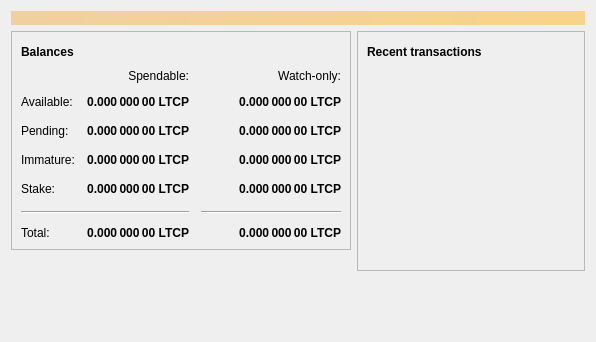
<?xml version="1.0" encoding="UTF-8"?>
<ui version="4.0">
 <class>OverviewPage</class>
 <widget class="QWidget" name="OverviewPage">
  <property name="geometry">
   <rect>
    <x>0</x>
    <y>0</y>
    <width>596</width>
    <height>342</height>
   </rect>
  </property>
  <property name="windowTitle">
   <string>Form</string>
  </property>
  <layout class="QVBoxLayout" name="topLayout">
   <item>
    <widget class="QLabel" name="labelAlerts">
     <property name="visible">
      <bool>false</bool>
     </property>
     <property name="styleSheet">
      <string notr="true">QLabel { background-color: qlineargradient(x1: 0, y1: 0, x2: 1, y2: 0, stop:0 #F0D0A0, stop:1 #F8D488); color:#000000; }</string>
     </property>
     <property name="wordWrap">
      <bool>true</bool>
     </property>
     <property name="margin">
      <number>3</number>
     </property>
     <property name="textInteractionFlags">
      <set>Qt::TextSelectableByMouse</set>
     </property>
    </widget>
   </item>
   <item>
    <layout class="QHBoxLayout" name="horizontalLayout" stretch="1,1">
     <item>
      <layout class="QVBoxLayout" name="verticalLayout_2">
       <item>
        <widget class="QFrame" name="frame">
         <property name="frameShape">
          <enum>QFrame::StyledPanel</enum>
         </property>
         <property name="frameShadow">
          <enum>QFrame::Raised</enum>
         </property>
         <layout class="QVBoxLayout" name="verticalLayout_4">
          <item>
           <layout class="QHBoxLayout" name="horizontalLayout_4">
            <item>
             <widget class="QLabel" name="label_5">
              <property name="font">
               <font>
                <weight>75</weight>
                <bold>true</bold>
               </font>
              </property>
              <property name="text">
               <string>Balances</string>
              </property>
             </widget>
            </item>
            <item>
             <widget class="QPushButton" name="labelWalletStatus">
              <property name="enabled">
               <bool>true</bool>
              </property>
              <property name="maximumSize">
               <size>
                <width>30</width>
                <height>16777215</height>
               </size>
              </property>
              <property name="toolTip">
               <string>The displayed information may be out of date. Your wallet automatically synchronizes with the Bitcoin network after a connection is established, but this process has not completed yet.</string>
              </property>
              <property name="text">
               <string/>
              </property>
              <property name="icon">
               <iconset resource="../bitcoin.qrc">
                <normaloff>:/icons/warning</normaloff>
                <disabledoff>:/icons/warning</disabledoff>:/icons/warning</iconset>
              </property>
              <property name="iconSize">
               <size>
                <width>24</width>
                <height>24</height>
               </size>
              </property>
              <property name="flat">
               <bool>true</bool>
              </property>
             </widget>
            </item>
            <item>
             <spacer name="horizontalSpacer_3">
              <property name="orientation">
               <enum>Qt::Horizontal</enum>
              </property>
              <property name="sizeHint" stdset="0">
               <size>
                <width>40</width>
                <height>20</height>
               </size>
              </property>
             </spacer>
            </item>
           </layout>
          </item>
          <item>
           <layout class="QGridLayout" name="gridLayout">
            <property name="spacing">
             <number>12</number>
            </property>
            <item row="2" column="2">
             <widget class="QLabel" name="labelWatchPending">
              <property name="font">
               <font>
                <weight>75</weight>
                <bold>true</bold>
               </font>
              </property>
              <property name="cursor">
               <cursorShape>IBeamCursor</cursorShape>
              </property>
              <property name="toolTip">
               <string>Unconfirmed transactions to watch-only addresses</string>
              </property>
              <property name="text">
               <string notr="true">0.000 000 00 LTCP</string>
              </property>
              <property name="alignment">
               <set>Qt::AlignRight|Qt::AlignTrailing|Qt::AlignVCenter</set>
              </property>
              <property name="textInteractionFlags">
               <set>Qt::LinksAccessibleByMouse|Qt::TextSelectableByKeyboard|Qt::TextSelectableByMouse</set>
              </property>
             </widget>
            </item>
            <item row="2" column="1">
             <widget class="QLabel" name="labelUnconfirmed">
              <property name="font">
               <font>
                <weight>75</weight>
                <bold>true</bold>
               </font>
              </property>
              <property name="cursor">
               <cursorShape>IBeamCursor</cursorShape>
              </property>
              <property name="toolTip">
               <string>Total of transactions that have yet to be confirmed, and do not yet count toward the spendable balance</string>
              </property>
              <property name="text">
               <string notr="true">0.000 000 00 LTCP</string>
              </property>
              <property name="alignment">
               <set>Qt::AlignRight|Qt::AlignTrailing|Qt::AlignVCenter</set>
              </property>
              <property name="textInteractionFlags">
               <set>Qt::LinksAccessibleByMouse|Qt::TextSelectableByKeyboard|Qt::TextSelectableByMouse</set>
              </property>
             </widget>
            </item>
            <item row="3" column="2">
             <widget class="QLabel" name="labelWatchImmature">
              <property name="font">
               <font>
                <weight>75</weight>
                <bold>true</bold>
               </font>
              </property>
              <property name="cursor">
               <cursorShape>IBeamCursor</cursorShape>
              </property>
              <property name="toolTip">
               <string>Mined balance in watch-only addresses that has not yet matured</string>
              </property>
              <property name="text">
               <string notr="true">0.000 000 00 LTCP</string>
              </property>
              <property name="alignment">
               <set>Qt::AlignRight|Qt::AlignTrailing|Qt::AlignVCenter</set>
              </property>
              <property name="textInteractionFlags">
               <set>Qt::LinksAccessibleByMouse|Qt::TextSelectableByKeyboard|Qt::TextSelectableByMouse</set>
              </property>
             </widget>
            </item>
            <item row="5" column="0" colspan="2">
             <widget class="Line" name="line">
              <property name="orientation">
               <enum>Qt::Horizontal</enum>
              </property>
             </widget>
            </item>
            <item row="5" column="2">
             <widget class="Line" name="lineWatchBalance">
              <property name="sizePolicy">
               <sizepolicy hsizetype="Preferred" vsizetype="Fixed">
                <horstretch>0</horstretch>
                <verstretch>0</verstretch>
               </sizepolicy>
              </property>
              <property name="minimumSize">
               <size>
                <width>140</width>
                <height>0</height>
               </size>
              </property>
              <property name="orientation">
               <enum>Qt::Horizontal</enum>
              </property>
             </widget>
            </item>
            <item row="6" column="0">
             <widget class="QLabel" name="labelTotalText">
              <property name="text">
               <string>Total:</string>
              </property>
             </widget>
            </item>
            <item row="3" column="1">
             <widget class="QLabel" name="labelImmature">
              <property name="font">
               <font>
                <weight>75</weight>
                <bold>true</bold>
               </font>
              </property>
              <property name="cursor">
               <cursorShape>IBeamCursor</cursorShape>
              </property>
              <property name="toolTip">
               <string>Mined balance that has not yet matured</string>
              </property>
              <property name="text">
               <string notr="true">0.000 000 00 LTCP</string>
              </property>
              <property name="alignment">
               <set>Qt::AlignRight|Qt::AlignTrailing|Qt::AlignVCenter</set>
              </property>
              <property name="textInteractionFlags">
               <set>Qt::LinksAccessibleByMouse|Qt::TextSelectableByKeyboard|Qt::TextSelectableByMouse</set>
              </property>
             </widget>
            </item>
            <item row="2" column="3">
             <spacer name="horizontalSpacer_2">
              <property name="orientation">
               <enum>Qt::Horizontal</enum>
              </property>
              <property name="sizeHint" stdset="0">
               <size>
                <width>40</width>
                <height>20</height>
               </size>
              </property>
             </spacer>
            </item>
            <item row="3" column="0">
             <widget class="QLabel" name="labelImmatureText">
              <property name="text">
               <string>Immature:</string>
              </property>
             </widget>
            </item>
            <item row="4" column="1">
             <widget class="QLabel" name="labelStake">
              <property name="font">
               <font>
                <weight>75</weight>
                <bold>true</bold>
               </font>
              </property>
              <property name="cursor">
               <cursorShape>IBeamCursor</cursorShape>
              </property>
              <property name="toolTip">
               <string>Stake</string>
              </property>
              <property name="text">
               <string notr="true">0.000 000 00 LTCP</string>
              </property>
              <property name="alignment">
               <set>Qt::AlignRight|Qt::AlignTrailing|Qt::AlignVCenter</set>
              </property>
              <property name="textInteractionFlags">
               <set>Qt::LinksAccessibleByMouse|Qt::TextSelectableByKeyboard|Qt::TextSelectableByMouse</set>
              </property>
             </widget>
            </item>
            <item row="4" column="3">
             <spacer name="horizontalSpacer_4">
              <property name="orientation">
               <enum>Qt::Horizontal</enum>
              </property>
              <property name="sizeHint" stdset="0">
               <size>
                <width>40</width>
                <height>20</height>
               </size>
              </property>
             </spacer>
            </item>
            <item row="4" column="0">
             <widget class="QLabel" name="labelStakeText">
              <property name="text">
                <string>Stake:</string>
              </property>
             </widget>
            </item>
            <item row="4" column="2">
             <widget class="QLabel" name="labelWatchStake">
              <property name="font">
               <font>
                <weight>75</weight>
                <bold>true</bold>
               </font>
              </property>
              <property name="cursor">
               <cursorShape>IBeamCursor</cursorShape>
              </property>
              <property name="toolTip">
               <string>Watch Stake</string>
              </property>
              <property name="text">
               <string notr="true">0.000 000 00 LTCP</string>
              </property>
              <property name="alignment">
               <set>Qt::AlignRight|Qt::AlignTrailing|Qt::AlignVCenter</set>
              </property>
              <property name="textInteractionFlags">
               <set>Qt::LinksAccessibleByMouse|Qt::TextSelectableByKeyboard|Qt::TextSelectableByMouse</set>
              </property>
             </widget>
            </item>
            <item row="6" column="1">
             <widget class="QLabel" name="labelTotal">
              <property name="font">
               <font>
                <weight>75</weight>
                <bold>true</bold>
               </font>
              </property>
              <property name="cursor">
               <cursorShape>IBeamCursor</cursorShape>
              </property>
              <property name="toolTip">
               <string>Your current total balance</string>
              </property>
              <property name="text">
               <string notr="true">0.000 000 00 LTCP</string>
              </property>
              <property name="alignment">
               <set>Qt::AlignRight|Qt::AlignTrailing|Qt::AlignVCenter</set>
              </property>
              <property name="textInteractionFlags">
               <set>Qt::LinksAccessibleByMouse|Qt::TextSelectableByKeyboard|Qt::TextSelectableByMouse</set>
              </property>
             </widget>
            </item>
            <item row="6" column="2">
             <widget class="QLabel" name="labelWatchTotal">
              <property name="font">
               <font>
                <weight>75</weight>
                <bold>true</bold>
               </font>
              </property>
              <property name="cursor">
               <cursorShape>IBeamCursor</cursorShape>
              </property>
              <property name="toolTip">
               <string>Current total balance in watch-only addresses</string>
              </property>
              <property name="text">
               <string notr="true">0.000 000 00 LTCP</string>
              </property>
              <property name="alignment">
               <set>Qt::AlignRight|Qt::AlignTrailing|Qt::AlignVCenter</set>
              </property>
              <property name="textInteractionFlags">
               <set>Qt::LinksAccessibleByMouse|Qt::TextSelectableByKeyboard|Qt::TextSelectableByMouse</set>
              </property>
             </widget>
            </item>
            <item row="0" column="2">
             <widget class="QLabel" name="labelWatchonly">
              <property name="text">
               <string>Watch-only:</string>
              </property>
              <property name="alignment">
               <set>Qt::AlignRight|Qt::AlignTrailing|Qt::AlignVCenter</set>
              </property>
             </widget>
            </item>
            <item row="1" column="0">
             <widget class="QLabel" name="labelBalanceText">
              <property name="text">
               <string>Available:</string>
              </property>
             </widget>
            </item>
            <item row="1" column="1">
             <widget class="QLabel" name="labelBalance">
              <property name="font">
               <font>
                <weight>75</weight>
                <bold>true</bold>
               </font>
              </property>
              <property name="cursor">
               <cursorShape>IBeamCursor</cursorShape>
              </property>
              <property name="toolTip">
               <string>Your current spendable balance</string>
              </property>
              <property name="text">
               <string notr="true">0.000 000 00 LTCP</string>
              </property>
              <property name="alignment">
               <set>Qt::AlignRight|Qt::AlignTrailing|Qt::AlignVCenter</set>
              </property>
              <property name="textInteractionFlags">
               <set>Qt::LinksAccessibleByMouse|Qt::TextSelectableByKeyboard|Qt::TextSelectableByMouse</set>
              </property>
             </widget>
            </item>
            <item row="1" column="2">
             <widget class="QLabel" name="labelWatchAvailable">
              <property name="font">
               <font>
                <weight>75</weight>
                <bold>true</bold>
               </font>
              </property>
              <property name="cursor">
               <cursorShape>IBeamCursor</cursorShape>
              </property>
              <property name="toolTip">
               <string>Your current balance in watch-only addresses</string>
              </property>
              <property name="text">
               <string notr="true">0.000 000 00 LTCP</string>
              </property>
              <property name="alignment">
               <set>Qt::AlignRight|Qt::AlignTrailing|Qt::AlignVCenter</set>
              </property>
              <property name="textInteractionFlags">
               <set>Qt::LinksAccessibleByMouse|Qt::TextSelectableByKeyboard|Qt::TextSelectableByMouse</set>
              </property>
             </widget>
            </item>
            <item row="2" column="0">
             <widget class="QLabel" name="labelPendingText">
              <property name="text">
               <string>Pending:</string>
              </property>
             </widget>
            </item>
            <item row="0" column="1">
             <widget class="QLabel" name="labelSpendable">
              <property name="text">
               <string>Spendable:</string>
              </property>
              <property name="alignment">
               <set>Qt::AlignRight|Qt::AlignTrailing|Qt::AlignVCenter</set>
              </property>
             </widget>
            </item>
           </layout>
          </item>
         </layout>
        </widget>
       </item>
       <item>
        <spacer name="verticalSpacer">
         <property name="orientation">
          <enum>Qt::Vertical</enum>
         </property>
         <property name="sizeHint" stdset="0">
          <size>
           <width>20</width>
           <height>40</height>
          </size>
         </property>
        </spacer>
       </item>
      </layout>
     </item>
     <item>
      <layout class="QVBoxLayout" name="verticalLayout_3">
       <item>
        <widget class="QFrame" name="frame_2">
         <property name="frameShape">
          <enum>QFrame::StyledPanel</enum>
         </property>
         <property name="frameShadow">
          <enum>QFrame::Raised</enum>
         </property>
         <layout class="QVBoxLayout" name="verticalLayout">
          <item>
           <layout class="QHBoxLayout" name="horizontalLayout_2">
            <item>
             <widget class="QLabel" name="label_4">
              <property name="font">
               <font>
                <weight>75</weight>
                <bold>true</bold>
               </font>
              </property>
              <property name="text">
               <string>Recent transactions</string>
              </property>
             </widget>
            </item>
            <item>
             <widget class="QPushButton" name="labelTransactionsStatus">
              <property name="enabled">
               <bool>true</bool>
              </property>
              <property name="maximumSize">
               <size>
                <width>30</width>
                <height>16777215</height>
               </size>
              </property>
              <property name="toolTip">
               <string>The displayed information may be out of date. Your wallet automatically synchronizes with the Bitcoin network after a connection is established, but this process has not completed yet.</string>
              </property>
              <property name="text">
               <string/>
              </property>
              <property name="icon">
               <iconset resource="../bitcoin.qrc">
                <normaloff>:/icons/warning</normaloff>
                <disabledoff>:/icons/warning</disabledoff>:/icons/warning</iconset>
              </property>
              <property name="iconSize">
               <size>
                <width>24</width>
                <height>24</height>
               </size>
              </property>
              <property name="flat">
               <bool>true</bool>
              </property>
             </widget>
            </item>
            <item>
             <spacer name="horizontalSpacer">
              <property name="orientation">
               <enum>Qt::Horizontal</enum>
              </property>
              <property name="sizeHint" stdset="0">
               <size>
                <width>40</width>
                <height>20</height>
               </size>
              </property>
             </spacer>
            </item>
           </layout>
          </item>
          <item>
           <widget class="QListView" name="listTransactions">
            <property name="styleSheet">
             <string notr="true">QListView { background: transparent; }</string>
            </property>
            <property name="frameShape">
             <enum>QFrame::NoFrame</enum>
            </property>
            <property name="verticalScrollBarPolicy">
             <enum>Qt::ScrollBarAlwaysOff</enum>
            </property>
            <property name="horizontalScrollBarPolicy">
             <enum>Qt::ScrollBarAlwaysOff</enum>
            </property>
            <property name="selectionMode">
             <enum>QAbstractItemView::NoSelection</enum>
            </property>
           </widget>
          </item>
         </layout>
        </widget>
       </item>
       <item>
        <spacer name="verticalSpacer_2">
         <property name="orientation">
          <enum>Qt::Vertical</enum>
         </property>
         <property name="sizeHint" stdset="0">
          <size>
           <width>20</width>
           <height>40</height>
          </size>
         </property>
        </spacer>
       </item>
      </layout>
     </item>
    </layout>
   </item>
  </layout>
 </widget>
 <resources/>
 <connections/>
</ui>
